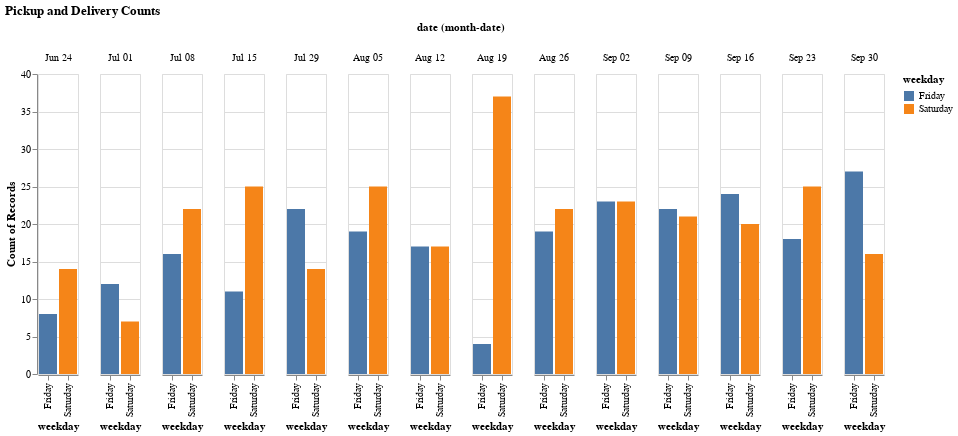

This figure's notebook cell:
### Markdown cell above
### Grouped bar chart
To group, you can add the `column` and `color` properties. Think of the `column` as the groups, and `x` as the mini axis for each group. So usually, you will want to set `x` and `color` to the same data.

### Code cell
alt.Chart(df[mask]).mark_bar().encode(
    x='weekday:N',
    y='count():Q',
    column='monthdate(date):O',
    color='weekday:N'
).properties(title='Pickup and Delivery Counts')

### Figure 1 — Vega-Lite specification as saved in the notebook (floating-point values rounded to 4 significant figures; data arrays with more than 128 entries replaced by an {"elided": "..."} marker saying what was removed)
{"config": {"view": {"continuousWidth": 400, "continuousHeight": 300}}, "data": {"name": "data-2d7fc4e2ded173004e68b30ad2bd637b"}, "mark": "bar", "encoding": {"color": {"field": "weekday", "type": "nominal"}, "column": {"field": "date", "timeUnit": "monthdate", "type": "ordinal"}, "x": {"field": "weekday", "type": "nominal"}, "y": {"aggregate": "count", "type": "quantitative"}}, "title": "Pickup and Delivery Counts", "$schema": "https://vega.github.io/schema/vega-lite/v4.17.0.json", "datasets": {"data-2d7fc4e2ded173004e68b30ad2bd637b": {"elided": "530 records"}}}
